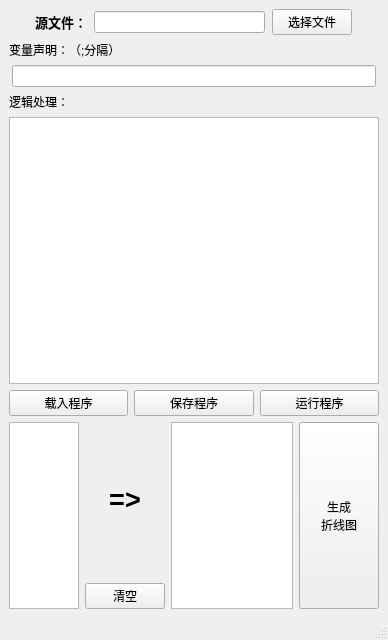
<?xml version="1.0" encoding="UTF-8"?>
<ui version="4.0">
 <class>MainWindow</class>
 <widget class="QMainWindow" name="MainWindow">
  <property name="geometry">
   <rect>
    <x>0</x>
    <y>0</y>
    <width>388</width>
    <height>640</height>
   </rect>
  </property>
  <property name="windowTitle">
   <string>数据编程显示系统</string>
  </property>
  <widget class="QWidget" name="centralwidget">
   <layout class="QVBoxLayout" name="verticalLayout_4" stretch="1,6,3">
    <item>
     <layout class="QHBoxLayout" name="horizontalLayout_3">
      <property name="spacing">
       <number>7</number>
      </property>
      <property name="topMargin">
       <number>0</number>
      </property>
      <item>
       <spacer name="horizontalSpacer">
        <property name="orientation">
         <enum>Qt::Horizontal</enum>
        </property>
        <property name="sizeHint" stdset="0">
         <size>
          <width>40</width>
          <height>20</height>
         </size>
        </property>
       </spacer>
      </item>
      <item>
       <widget class="QLabel" name="label">
        <property name="maximumSize">
         <size>
          <width>72</width>
          <height>16777215</height>
         </size>
        </property>
        <property name="font">
         <font>
          <family>Arial</family>
          <pointsize>10</pointsize>
          <weight>75</weight>
          <bold>true</bold>
         </font>
        </property>
        <property name="text">
         <string>源文件：</string>
        </property>
       </widget>
      </item>
      <item>
       <widget class="QLineEdit" name="filename">
        <property name="enabled">
         <bool>true</bool>
        </property>
        <property name="minimumSize">
         <size>
          <width>171</width>
          <height>0</height>
         </size>
        </property>
        <property name="maximumSize">
         <size>
          <width>267</width>
          <height>16777215</height>
         </size>
        </property>
        <property name="readOnly">
         <bool>true</bool>
        </property>
       </widget>
      </item>
      <item>
       <widget class="QPushButton" name="choosefile">
        <property name="maximumSize">
         <size>
          <width>93</width>
          <height>16777215</height>
         </size>
        </property>
        <property name="text">
         <string>选择文件</string>
        </property>
       </widget>
      </item>
      <item>
       <spacer name="horizontalSpacer_2">
        <property name="orientation">
         <enum>Qt::Horizontal</enum>
        </property>
        <property name="sizeHint" stdset="0">
         <size>
          <width>40</width>
          <height>20</height>
         </size>
        </property>
       </spacer>
      </item>
     </layout>
    </item>
    <item>
     <layout class="QVBoxLayout" name="layout_userprogramming">
      <item>
       <widget class="QLabel" name="label_2">
        <property name="text">
         <string>变量声明：（;分隔）</string>
        </property>
        <property name="margin">
         <number>10</number>
        </property>
       </widget>
      </item>
      <item alignment="Qt::AlignHCenter">
       <widget class="QLineEdit" name="le_vars">
        <property name="minimumSize">
         <size>
          <width>364</width>
          <height>21</height>
         </size>
        </property>
        <property name="maximumSize">
         <size>
          <width>364</width>
          <height>16777215</height>
         </size>
        </property>
       </widget>
      </item>
      <item>
       <widget class="QLabel" name="lines_worker_result">
        <property name="text">
         <string>逻辑处理：</string>
        </property>
        <property name="margin">
         <number>10</number>
        </property>
       </widget>
      </item>
      <item>
       <widget class="QTextEdit" name="te_program"/>
      </item>
      <item>
       <layout class="QHBoxLayout" name="horizontalLayout_4">
        <item>
         <widget class="QPushButton" name="btn_loadprogram">
          <property name="text">
           <string>载入程序</string>
          </property>
         </widget>
        </item>
        <item>
         <widget class="QPushButton" name="btn_saveprogram">
          <property name="text">
           <string>保存程序</string>
          </property>
         </widget>
        </item>
        <item>
         <widget class="QPushButton" name="btn_run">
          <property name="text">
           <string>运行程序</string>
          </property>
         </widget>
        </item>
       </layout>
      </item>
     </layout>
    </item>
    <item>
     <layout class="QHBoxLayout" name="layout_varchoose" stretch="1,1,2,1">
      <item>
       <widget class="QListWidget" name="varslist"/>
      </item>
      <item>
       <layout class="QVBoxLayout" name="verticalLayout_2" stretch="2,3">
        <item>
         <widget class="QLabel" name="label_4">
          <property name="font">
           <font>
            <family>Arial</family>
            <pointsize>20</pointsize>
            <weight>75</weight>
            <bold>true</bold>
           </font>
          </property>
          <property name="layoutDirection">
           <enum>Qt::LeftToRight</enum>
          </property>
          <property name="midLineWidth">
           <number>0</number>
          </property>
          <property name="text">
           <string>=&gt;</string>
          </property>
          <property name="alignment">
           <set>Qt::AlignCenter</set>
          </property>
         </widget>
        </item>
        <item>
         <widget class="QPushButton" name="btn_novars">
          <property name="text">
           <string>清空</string>
          </property>
         </widget>
        </item>
       </layout>
      </item>
      <item>
       <widget class="QListWidget" name="varsselect"/>
      </item>
      <item>
       <widget class="QPushButton" name="btn_paint">
        <property name="sizePolicy">
         <sizepolicy hsizetype="Expanding" vsizetype="Expanding">
          <horstretch>0</horstretch>
          <verstretch>0</verstretch>
         </sizepolicy>
        </property>
        <property name="text">
         <string>生成
折线图</string>
        </property>
       </widget>
      </item>
     </layout>
    </item>
   </layout>
  </widget>
  <widget class="QStatusBar" name="statusbar"/>
 </widget>
 <resources/>
 <connections/>
</ui>
